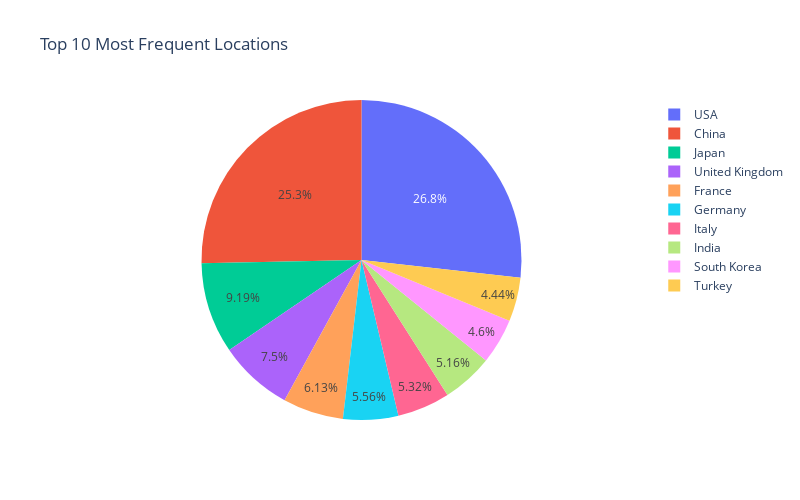

Notebook code cell kept with this figure:
### Code cell
fig = px.pie(top_locations, values=top_locations.values, names=top_locations.index, title='Top 10 Most Frequent Locations ')
fig.update_layout(width=800, height=500)
fig.update_yaxes(dtick=10)

### Figure 1 — Plotly figure (JSON) as saved in the notebook; plotly's stock layout.template omitted (floating-point values rounded to 4 significant figures)
{"data": [{"domain": {"x": [0, 1], "y": [0, 1]}, "hovertemplate": "Location=%{label}<br>value=%{value}<extra></extra>", "labels": ["USA", "China", "Japan", "United Kingdom", "France", "Germany", "Italy", "India", "South Korea", "Turkey"], "legendgroup": "", "name": "", "showlegend": true, "type": "pie", "values": [332, 314, 114, 93, 76, 69, 66, 64, 57, 55]}], "layout": {"height": 500, "legend": {"tracegroupgap": 0}, "title": {"text": "Top 10 Most Frequent Locations "}, "width": 800, "yaxis": {"dtick": 10}}}
